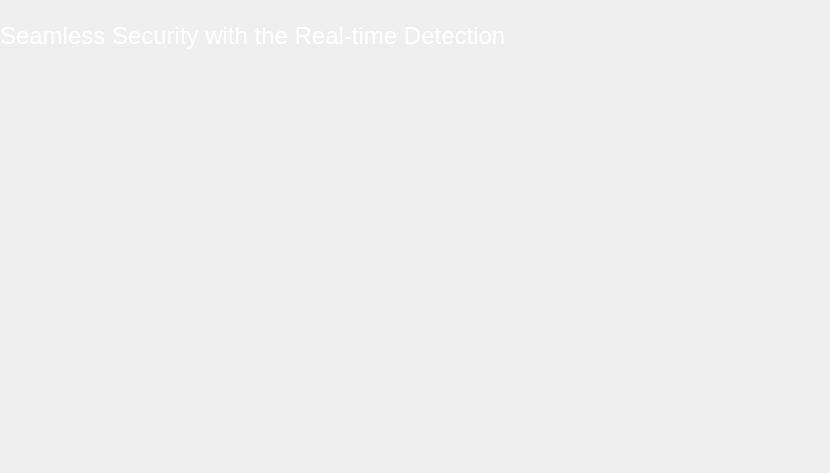
         <widget class="QWidget" name="Protection_page">
          <widget class="QWidget" name="Protection_page_catch_line" native="true">
           <property name="geometry">
            <rect>
             <x>0</x>
             <y>0</y>
             <width>811</width>
             <height>71</height>
            </rect>
           </property>
           <layout class="QVBoxLayout" name="verticalLayout_4">
            <item>
             <widget class="QLabel" name="Protection_catch_line">
              <property name="font">
               <font>
                <family>MS Shell Dlg 2</family>
                <pointsize>18</pointsize>
                <weight>9</weight>
                <italic>false</italic>
                <bold>false</bold>
               </font>
              </property>
              <property name="styleSheet">
               <string notr="true">color: rgb(255, 255, 255);
font: 75 18pt &quot;MS Shell Dlg 2&quot;;</string>
              </property>
              <property name="text">
               <string>Seamless Security with the Real-time Detection</string>
              </property>
             </widget>
            </item>
           </layout>
          </widget>
          <widget class="QWidget" name="Protection_page_imag_widgete" native="true">
           <property name="geometry">
            <rect>
             <x>0</x>
             <y>80</y>
             <width>821</width>
             <height>384</height>
            </rect>
           </property>
           <layout class="QGridLayout" name="gridLayout_10">
            <item row="0" column="0">
             <widget class="QLabel" name="Protection_image">
              <property name="text">
               <string/>
              </property>
              <property name="pixmap">
               <pixmap resource="resources.qrc">:/icons/Real time.png</pixmap>
              </property>
              <property name="scaledContents">
               <bool>false</bool>
              </property>
              <property name="alignment">
               <set>Qt::AlignCenter</set>
              </property>
             </widget>
            </item>
            <item row="1" column="0">
             <widget class="QPushButton" name="protection_switch">
              <property name="styleSheet">
               <string notr="true">border:none;</string>
              </property>
              <property name="text">
               <string/>
              </property>
              <property name="icon">
               <iconset resource="resources.qrc">
                <normaloff>:/icons/off-button.png</normaloff>
                <normalon>:/icons/toggle-button.png</normalon>
                <disabledoff>:/icons/off-button.png</disabledoff>
                <activeoff>:/icons/off-button.png</activeoff>:/icons/off-button.png</iconset>
              </property>
              <property name="iconSize">
               <size>
                <width>70</width>
                <height>70</height>
               </size>
              </property>
              <property name="checkable">
               <bool>true</bool>
              </property>
             </widget>
            </item>
           </layout>
          </widget>
         </widget>
